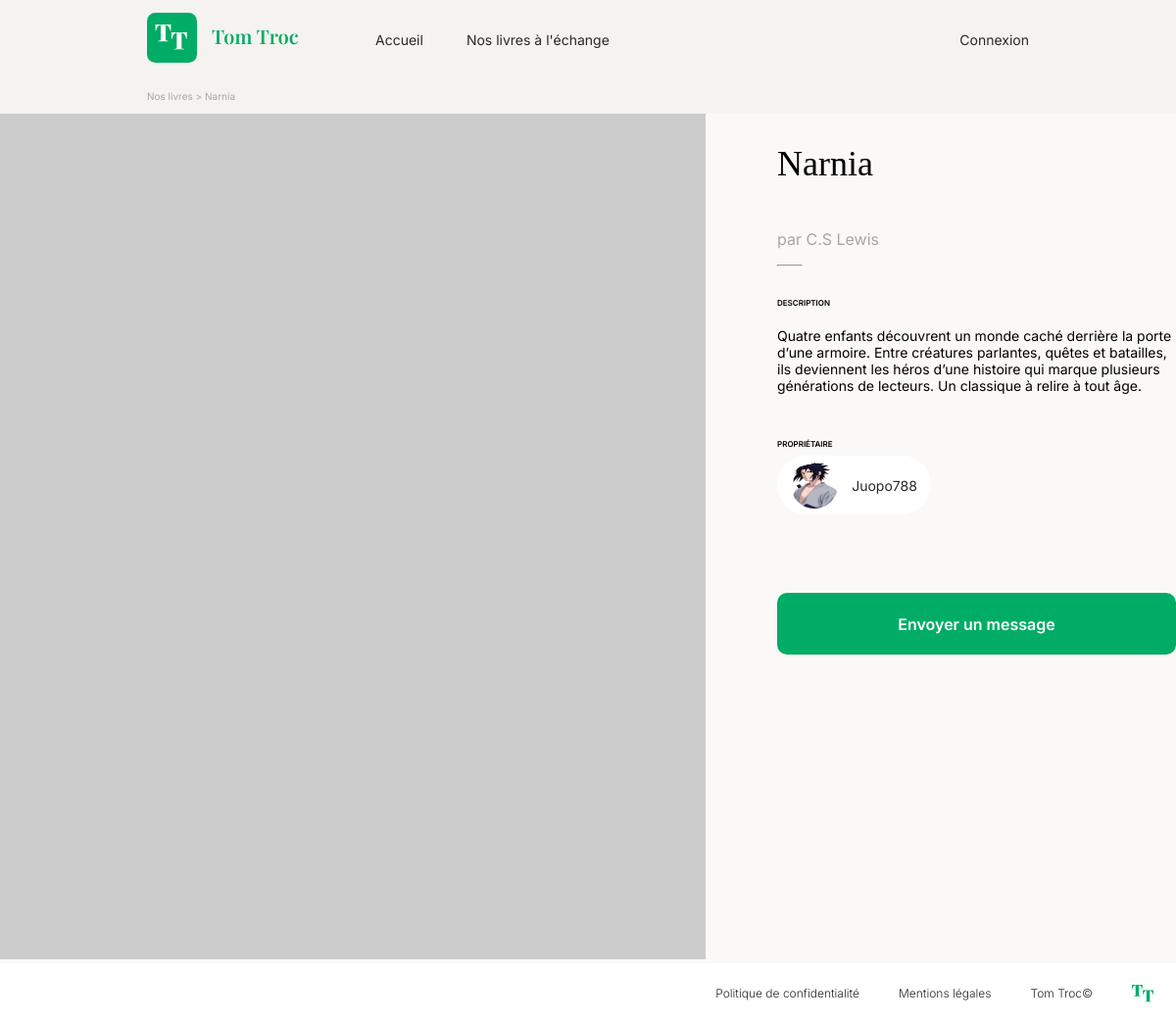
The page /index.php?controller=book&action=show&id=5 on the database its author committed.
### tables this page shows
CREATE TABLE IF NOT EXISTS `books` (
  `id` int NOT NULL AUTO_INCREMENT,
  `title` varchar(255) NOT NULL,
  `author` varchar(255) NOT NULL,
  `description` text NOT NULL,
  `image` varchar(255) DEFAULT NULL,
  `status` enum('available','unavailable') NOT NULL DEFAULT 'available',
  `user_id` int NOT NULL,
  `created_at` datetime NOT NULL DEFAULT CURRENT_TIMESTAMP,
  PRIMARY KEY (`id`),
  KEY `user_id` (`user_id`)
);

CREATE TABLE IF NOT EXISTS `users` (
  `id` int NOT NULL AUTO_INCREMENT,
  `username` varchar(50) NOT NULL,
  `email` varchar(255) NOT NULL,
  `password` varchar(255) NOT NULL,
  `avatar` varchar(255) DEFAULT NULL,
  `created_at` datetime NOT NULL DEFAULT CURRENT_TIMESTAMP,
  PRIMARY KEY (`id`),
  UNIQUE KEY `username` (`username`),
  UNIQUE KEY `email` (`email`)
);

### src/Core/Controller.php (called while the page is built, shortened)
<?php
abstract class Controller
{
    protected function render(string $view, array $data = [])
    {
        extract($data);
        require __DIR__ . '/../View/' . $view . '.php';
        require __DIR__ . '/../View/layout.php';
    }
}

### src/Controller/BookController.php (called while the page is built, shortened)
<?php
class BookController extends Controller
{
    public function show()
    {
        $id = (int) ($_GET['id'] ?? 0);
        $bookManager = new BookManager();
        $book = $bookManager->findById($id);
        $userManager = new UserManager();
        $owner = $userManager->findById($book->getUserId());
        $this->render('book/show', ['title' => $book->getTitle(), 'book' => $book, 'owner' => $owner]);
    }
}

### public/index.php (called while the page is built, shortened)
<?php
require_once __DIR__ . '/../src/Core/Autoloader.php';
$router = new Router();
$router->run();

### src/Core/Autoloader.php (called while the page is built, shortened)
<?php
spl_autoload_register(function ($class) {
    $paths = [
        __DIR__ . '/',
        __DIR__ . '/../Controller/',
        __DIR__ . '/../Model/Entity/',
        __DIR__ . '/../Model/Manager/'
    ];
    foreach ($paths as $path) {
        if (file_exists($path . $class . '.php')) {
            return;
        }
    }
});

### src/Core/Database.php (called while the page is built, shortened)
<?php
class Database
{
    private static ?PDO $instance = null;
    public static function getInstance(): PDO
    {
        if (self::$instance === null) {
            try {
                self::$instance = new PDO("mysql:host=" . DB_HOST . ";dbname=" . DB_NAME . ";charset=utf8mb4", DB_USER, DB_PASS, [PDO::ATTR_ERRMODE => PDO::ERRMODE_EXCEPTION, PDO::ATTR_DEFAULT_FETCH_MODE => PDO::FETCH_ASSOC]);
            } catch (PDOException $e) {
                die('Erreur de connexion à la base de données');
            }
        }
        return self::$instance;
    }
}

### src/Model/Manager/Manager.php (called while the page is built, shortened)
<?php
abstract class Manager
{
    public function __construct()
    {
        $this->db = Database::getInstance();
    }
}

### src/Model/Manager/BookManager.php (called while the page is built, shortened)
<?php
class BookManager extends Manager
{
    public function findById(int $id): ?Book
    {
        $stmt = $this->db->prepare("SELECT * FROM books WHERE id = :id");
        $stmt->execute([
            'id' => $id
        ]);
        $row = $stmt->fetch();
        $book = new Book($row);
        return $book;
    }
}

### src/Model/Entity/Entity.php (called while the page is built, shortened)
<?php
abstract class Entity
{
    protected function hydrate(array $data)
    {
        foreach ($data as $key => $value) {
            $setter = 'set' . str_replace(' ', '', ucwords(str_replace('_', ' ', $key)));
        }
    }
}

### src/Model/Entity/Book.php (called while the page is built, shortened)
<?php
class Book extends Entity
{
    private string $title;
    private string $author;
    private string $description;
    private ?string $image = null;
    private int $userId;
    public function setTitle(string $title): void
    {
        $this->title = $title;
    }
    public function setAuthor(string $author): void
    {
        $this->author = $author;
    }
    public function setDescription(string $description): void
    {
        $this->description = $description;
    }
    public function setImage(?string $image): void
    {
        $this->image = $image;
    }
    public function setUserId(int $userId): void
    {
        $this->userId = $userId;
    }
    public function getTitle(): string
    {
        return $this->title;
    }
    public function getAuthor(): string
    {
        return $this->author;
    }
    public function getDescription(): string
    {
        return $this->description;
    }
    public function getImage(): ?string
    {
        return $this->image;
    }
    public function getUserId(): int
    {
        return $this->userId;
    }
}

### src/Model/Manager/UserManager.php (called while the page is built, shortened)
<?php
class UserManager extends Manager
{
    public function findById(int $id): ?User
    {
        $stmt = $this->db->prepare("SELECT * FROM users WHERE id = :id");
        $stmt->execute([
            'id' => $id
        ]);
        $row = $stmt->fetch();
        $user = new User($row);
        return $user;
    }
}

### src/Model/Entity/User.php (called while the page is built, shortened)
<?php
class User extends Entity
{
    private ?int $id = null;
    private string $username;
    private ?string $avatar = null;
    public function setId(?int $id): void
    {
        $this->id = $id;
    }
    public function setUsername(string $username): void
    {
        $this->username = $username;
    }
    public function setAvatar(?string $avatar): void
    {
        $this->avatar = $avatar;
    }
    public function getId(): ?int
    {
        return $this->id;
    }
    public function getUsername(): string
    {
        return $this->username;
    }
    public function getAvatar(): ?string
    {
        return $this->avatar;
    }
}

### src/View/book/show.php (the view, shortened to what this page needs)
<nav class="breadcrumb">
    <div class="container">
        <a href="index.php?controller=book&action=index">Nos livres</a> &gt; <?= htmlspecialchars($book->getTitle()) ?>
    </div>
</nav>
<section class="book-detail">
    <div class="book-detail__image">
        <?php if ($book->getImage() !== null): ?>
            <img src="uploads/books/<?= htmlspecialchars($book->getImage()) ?>" alt="">
        <?php else: ?>
            <img src="https://picsum.photos/720/863" alt="">
        <?php endif; ?>
    </div>
    <div class="book-detail__info">
        <h1><?= htmlspecialchars($book->getTitle()) ?></h1>
        <p class="book-detail__author">par <?= htmlspecialchars($book->getAuthor()) ?></p>
        <hr>
        <h2>Description</h2>
        <p class="book-detail__description"><?= nl2br(htmlspecialchars($book->getDescription())) ?></p>
        <h2>Propriétaire</h2>
        <a href="index.php?controller=account&action=show&id=<?= $owner->getId() ?>" class="book-detail__owner">
            <?php if ($owner->getAvatar() !== null): ?>
                 <img src="uploads/avatars/<?= htmlspecialchars($owner->getAvatar()) ?>" alt="">
            <?php else: ?>
                <img src="https://picsum.photos/48/48" alt="">
            <?php endif; ?>
            <span><?= htmlspecialchars($owner->getUsername()) ?></span>
        </a>
        <div class="block-btn">
             <a href="index.php?controller=message&action=index&id=<?= $owner->getId() ?>" class="send-message">Envoyer un message</a>
        </div>
    </div>
</section>

### public/css/style.css (style rules this page uses)
body { margin: 0; }
.container { max-width: 1140px; padding: 0 150px; margin: 0 auto; }
.book-detail { display: flex; gap: 85px; background-color: #FAF9F7; }
.book-detail__image { width: 59%; }
.book-detail__image > img { width: 720px; height: 863px; }
.book-detail__info { width: 41%; display: flex; flex-direction: column; }
.book-detail__info > h1 { font-size: 36px; font-weight: 400; font-family: "Playfair Display"; }
.book-detail__author { font-size: 16px; font-weight: 400; font-family: "Inter"; color: #A6A6A6; }
.book-detail__info > hr { margin: 0; width: 6%; }
.book-detail__info > h2 { font-size: 8px; font-weight: 600; font-family: "Inter"; text-transform: uppercase; margin-top: 32px; }
.book-detail__description { font-size: 14px; font-weight: 400; font-family: "Inter"; }
.book-detail__owner { width: 157px; height: 60px; background-color: #fff; display: flex; align-items: center; justify-content: space-evenly; border-radius: 114px; text-decoration: none; }
.book-detail__owner > img { width: 48px; height: 48px; border-radius: 50%; }
.book-detail__owner > span { font-size: 14px; font-family: "Inter"; font-weight: 400; color: #292929; }
.send-message { width: 100%; height: 63px; background-color: #00AC66; text-decoration: none; display: flex; justify-content: center; align-items: center; color: #fff; border-radius: 10px; font-size: 16px; font-weight: 600; font-family: "Inter"; }
.block-btn { padding: 80px 0px 0px 0px; }
.breadcrumb { background-color: #F5F3EF; padding: 12px 0px; font-family: "Inter"; font-size: 10px; color: #A6A6A6; }
.breadcrumb > .container > a { text-decoration: none; color: #A6A6A6; }

### rows shown on the page
books: title "Narnia", author "C.S Lewis", description "Quatre enfants découvrent un monde caché derrière la porte d’une armoire. Entre créatures parlantes, quêtes et batailles, ils deviennent les héros d’une histoire qui marque plusieurs générations de lecteurs. Un classique à relire à tout âge."
users: avatar (picture), username "Juopo788"
